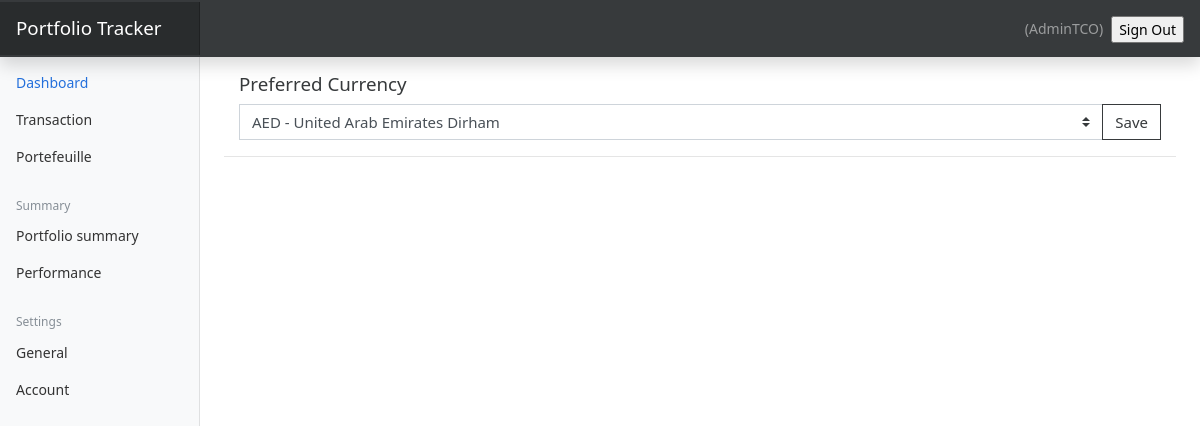
The page /preferences/ (signed in) on the database as committed earlier.
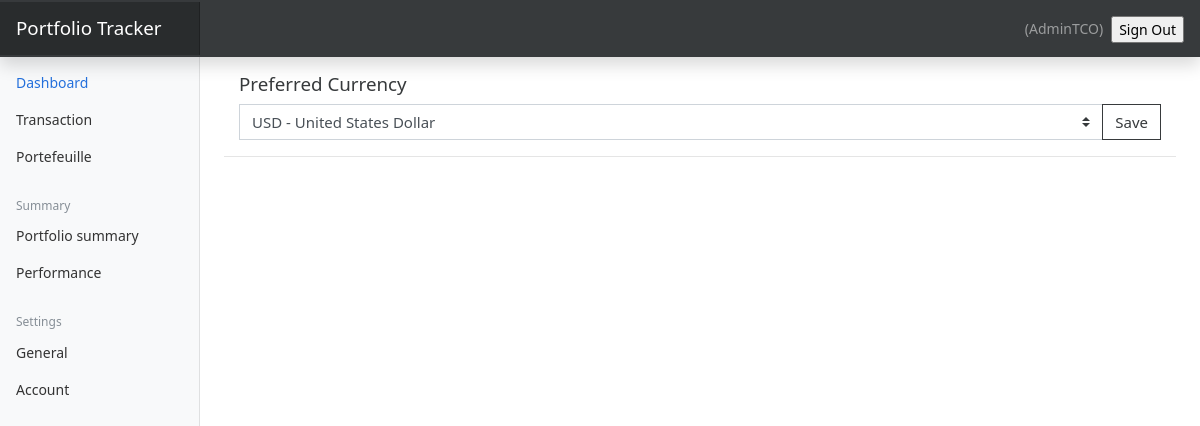
The same page on the database as committed later.
### userpreferences/models.py (models this page shows, shortened)
class UserPreference(models.Model):
    user = models.OneToOneField(to=User, on_delete=models.CASCADE)
    currency = models.CharField(max_length=255, blank=True, null=True)

### userpreferences/views.py (the view, shortened to what this page needs)
# urls.py: path("", views.index, name='portefeuille'),
def index(request):
    currency_data = []
    file_path = os.path.join(settings.BASE_DIR, 'currencies.json')
    with open(file_path, 'r') as json_file:
        data = json.load(json_file)
        for k, v in data.items():
            currency_data.append({'name': k, 'value': v})
    exists = UserPreference.objects.filter(user=request.user).exists()
    user_preferences = None
    if exists:
        user_preferences = UserPreference.objects.get(user=request.user)
    if request.method == 'GET':
        return render(request, 'preferences/index.html', {'currencies': currency_data,
                                                          'user_preferences': user_preferences})

### templates/preferences/index.html (shortened to what this page needs)
{% extends 'base.html'%} {% block content %}
<div class="container mt-3">
  <h5>Preferred Currency</h5>
  <form action="{% url 'preferences'%}" method="post">
    <div class="input-group">
      <select name="currency" class="custom-select" id="inputGroupSelect04">
        {% if user_preferences.currency%}
        <option name="currency" selected value="{{user_preferences.currency}}"
          >{{user_preferences.currency}}</option
        >
        {% endif %} {% for currency in currencies %}
        <option name="currency" value="{{currency.name}} - {{currency.value}}"
          >{{currency.name}} - {{currency.value}}
        </option>
        {% endfor %}
      </select>
      <div class="input-group-append">
        <input class="btn btn-outline-secondary" type="submit" value="Save" />
      </div>
    </div>
  </form>
</div>
<hr />
{% endblock %}

Rows that differ between the two databases and show on the page:
added UserPreference: currency "USD - United States Dollar"
Other text that changed with them:
form field currency: "AED - United Arab Emirates Dirham" → (not shown)
